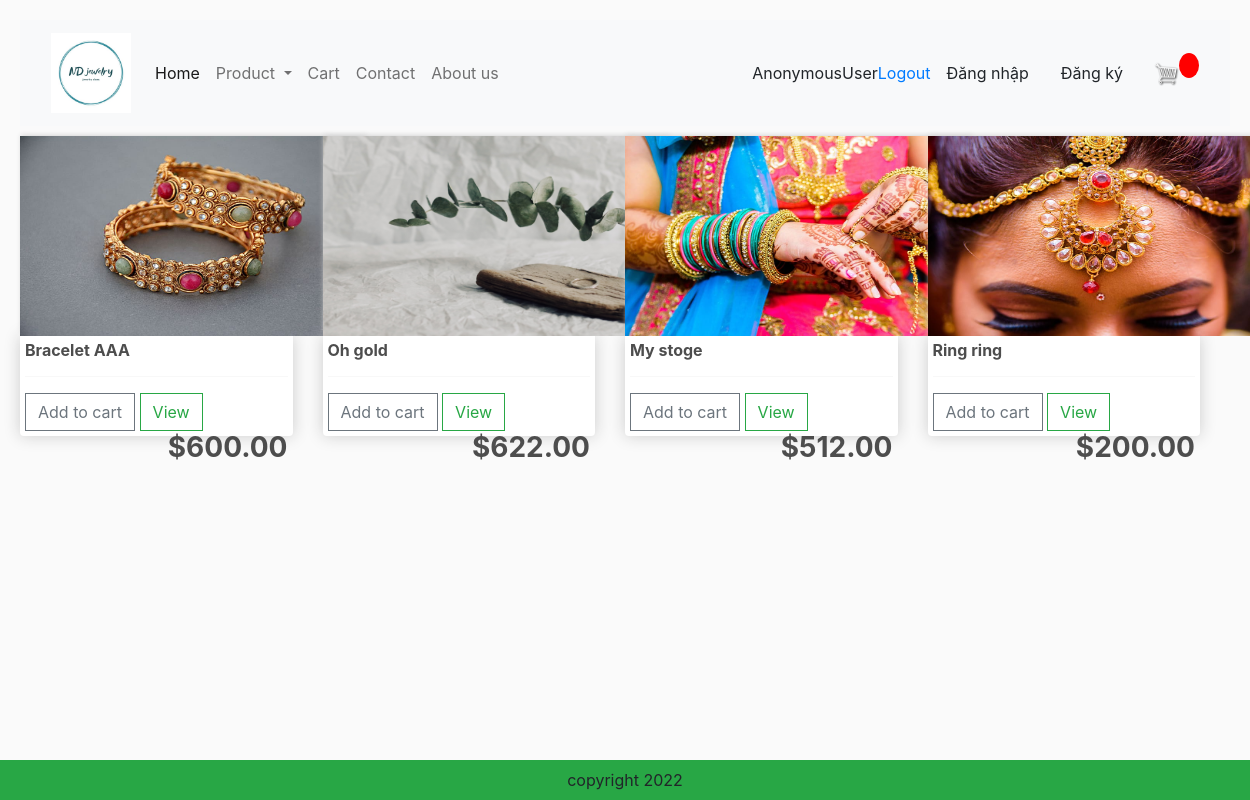
The app's page /category/?category=bracelet with its own data.
### app/models.py (models this page shows, shortened)
class Product(models.Model):
    category = models.ManyToManyField(Category,related_name='product')
    name = models.CharField(max_length=200,null=True)
    price = models.FloatField()
    image = models.ImageField(null=True,blank=True)
    detail = models.TextField(null=True,blank=True)
    @property
    def ImageURL(self):
        try:
            url = self.image.url
        except:
            url = ''
        return url

### app/views.py (the view)
# urls.py: path('category/', views.category, name="category"),
def category(request):
    categories = Category.objects.filter(is_sub =False)
    active_category = request.GET.get('category','')
    if active_category:
        products = Product.objects.filter(category__slug = active_category)
    context = {'categories':categories,'products':products,'active_category':active_category}
    return render(request,'app/category.html',context)

### app/templates/app/category.html (shortened to what this page needs)
{% extends 'app/base.html' %}
{% load static %}
        {% block register %}
        <div class="row" style="width:100%">
          {%for product in products %}
          <div class="col-lg-3">
            <img class="thumbnail" src="{{product.ImageURL}}">
            <div class="box-element product">
              <h6><strong>{{product.name}}</strong></h6>
              <hr>
              <button data-product={{product.id}} data-action = "add"  class="btn btn-outline-secondary add-btn update-cart">Add to cart</button>
              <a class="btn btn-outline-success" href="#">View</a>
              <h3 style="display: inline-block; float: right"><strong>${{product.price | floatformat:2}}</strong></h3>
            </div>
          </div>
          {% endfor %}
        </div>
        {% endblock register %}

### app/static/app/css/main.css (style rules this page uses)
body { background-color: hsl(0, 0%, 98%); margin: 20px; }
h1,h2,h3,h4,h5,h6 { color:hsl(0, 0%, 30%); }
.box-element { box-shadow:hsl(0, 0%, 80%) 0 0 16px; background-color: #fff; border-radius: 4px; padding: 5px; }
.thumbnail { width: 350px; height:200px; -webkit-box-shadow: -1px -3px 5px -2px rgba(214,214,214,1); -moz-box-shadow: -1px -3px 5px -2px rgba(214,214,214,1); box-shadow: -1px -3px 5px -2px rgba(214,214,214,1); }
.product { border-radius: 0 0 4px 4px; }
.col-lg-3, .col-lg-4, .col-lg-6, .col-lg-8, .col-lg-12 { margin-top: 10px; }
.btn { border-radius: 0; }

### records on screen
Product: ImageURL (picture), name "Bracelet AAA", price "600.00"
Product: ImageURL (picture), name "Oh gold", price "622.00"
Product: ImageURL (picture), name "My stoge", price "512.00"
Product: ImageURL (picture), name "Ring ring", price "200.00"

### other values on screen
{{ request.user }} "AnonymousUser"
